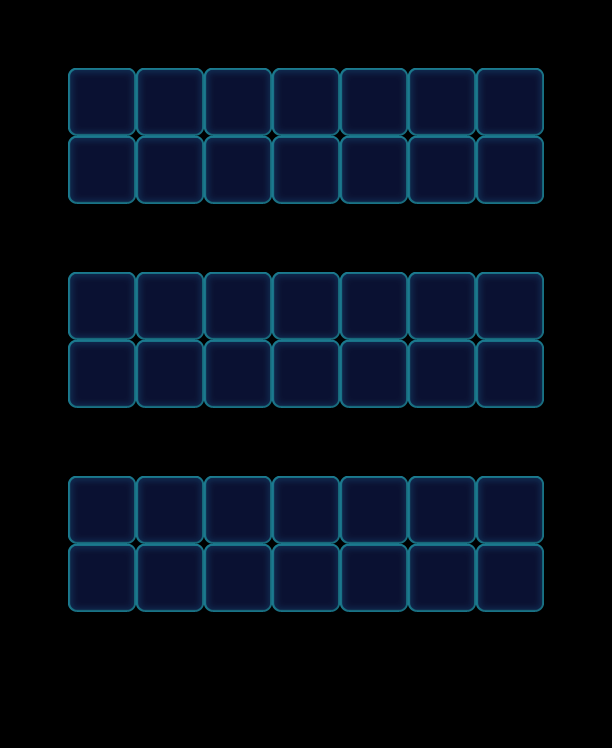

Rendered tile map (Tiled .tmx) drawn with the repository's tilesets; below, a short description and the map source with its tile grids summarised:
An orthogonal 9x11 tile map with 68x68 px tiles, 1 tile layer (Valid), 2 tilesets and 49 objects (38x Monster, 7x Factory_Normal, 4x Flower).

<map version="1.0" orientation="orthogonal" width="9" height="11" tilewidth="68" tileheight="68">
 <properties>
  <property name="Connect" value="18,11,1|28,21,1|38,31,1|48,41,1|58,51,1|68,61,1|78,71,1|12,14,1|22,24,1|32,34,1|42,44,1|52,54,1|62,64,1|72,74,1" />
 </properties>
 <tileset firstgid="1" name="game_grid1" tilewidth="68" tileheight="68">
  <image source="game_grid1.png" width="68" height="68" />
 </tileset>
 <tileset firstgid="2" name="map" tilewidth="68" tileheight="68">
  <image source="map.png" width="1024" height="1024" />
 </tileset>
 <layer name="Valid" width="9" height="11">
  <data>[99 cells, 42 non-empty, 1 distinct tile ids]</data>
 </layer>
 <objectgroup name="BottomObj" width="9" height="11" />
 <objectgroup name="MiddleObj" width="9" height="11">
  <object type="Flower" gid="4" x="136" y="340">
   <properties>
    <property name="FlowerLevel" value="0" />
   </properties>
  </object>
  <object name="Monster" type="Monster" gid="4" x="68" y="340">
   <properties>
    <property name="Color" value="Orange" />
   </properties>
  </object>
  <object name="65" type="Monster" gid="19" x="340" y="408">
   <properties>
    <property name="Color" value="Yellow" />
   </properties>
  </object>
  <object name="Monster" type="Monster" gid="4" x="340" y="204">
   <properties>
    <property name="Color" value="Orange" />
   </properties>
  </object>
  <object name="32" type="Monster" gid="2" x="204" y="340">
   <properties>
    <property name="Color" value="Blue" />
   </properties>
  </object>
  <object name="65" type="Monster" gid="19" x="204" y="408">
   <properties>
    <property name="Color" value="Yellow" />
   </properties>
  </object>
  <object name="32" type="Monster" gid="2" x="68" y="204">
   <properties>
    <property name="Color" value="Blue" />
   </properties>
  </object>
  <object name="65" type="Monster" gid="19" x="136" y="204">
   <properties>
    <property name="Color" value="Yellow" />
   </properties>
  </object>
  <object name="Monster" type="Monster" gid="4" x="68" y="408">
   <properties>
    <property name="Color" value="Orange" />
   </properties>
  </object>
  <object name="32" type="Monster" gid="2" x="476" y="136">
   <properties>
    <property name="Color" value="Blue" />
   </properties>
  </object>
  <object name="Monster" type="Monster" gid="4" x="476" y="408">
   <properties>
    <property name="Color" value="Orange" />
   </properties>
  </object>
  <object name="65" type="Monster" gid="19" x="408" y="340">
   <properties>
    <property name="Color" value="Yellow" />
   </properties>
  </object>
  <object name="Monster" type="Monster" gid="4" x="476" y="204">
   <properties>
    <property name="Color" value="Orange" />
   </properties>
  </object>
  <object name="65" type="Monster" gid="19" x="68" y="136">
   <properties>
    <property name="Color" value="Yellow" />
   </properties>
  </object>
  <object name="65" type="Monster" gid="19" x="204" y="204">
   <properties>
    <property name="Color" value="Yellow" />
   </properties>
  </object>
  <object name="32" type="Monster" gid="2" x="408" y="136">
   <properties>
    <property name="Color" value="Blue" />
   </properties>
  </object>
  <object name="32" type="Monster" gid="2" x="272" y="204">
   <properties>
    <property name="Color" value="Blue" />
   </properties>
  </object>
  <object name="Monster" type="Monster" gid="4" x="340" y="136">
   <properties>
    <property name="Color" value="Orange" />
   </properties>
  </object>
  <object name="32" type="Monster" gid="2" x="272" y="408">
   <properties>
    <property name="Color" value="Blue" />
   </properties>
  </object>
  <object name="32" type="Monster" gid="2" x="272" y="544">
   <properties>
    <property name="Color" value="Blue" />
   </properties>
  </object>
  <object name="Monster" type="Monster" gid="4" x="136" y="544">
   <properties>
    <property name="Color" value="Orange" />
   </properties>
  </object>
  <object name="65" type="Monster" gid="19" x="408" y="544">
   <properties>
    <property name="Color" value="Yellow" />
   </properties>
  </object>
  <object name="32" type="Monster" gid="2" x="204" y="612">
   <properties>
    <property name="Color" value="Blue" />
   </properties>
  </object>
  <object name="32" type="Monster" gid="2" x="136" y="612">
   <properties>
    <property name="Color" value="Blue" />
   </properties>
  </object>
  <object name="Monster" type="Monster" gid="4" x="408" y="612">
   <properties>
    <property name="Color" value="Orange" />
   </properties>
  </object>
  <object name="Monster" type="Monster" gid="4" x="68" y="612">
   <properties>
    <property name="Color" value="Orange" />
   </properties>
  </object>
  <object name="65" type="Monster" gid="19" x="204" y="544">
   <properties>
    <property name="Color" value="Yellow" />
   </properties>
  </object>
  <object name="32" type="Monster" gid="2" x="476" y="612">
   <properties>
    <property name="Color" value="Blue" />
   </properties>
  </object>
  <object name="65" type="Monster" gid="19" x="340" y="544">
   <properties>
    <property name="Color" value="Yellow" />
   </properties>
  </object>
  <object type="Flower" gid="4" x="340" y="612">
   <properties>
    <property name="FlowerLevel" value="0" />
   </properties>
  </object>
  <object type="Flower" gid="4" x="204" y="136">
   <properties>
    <property name="FlowerLevel" value="0" />
   </properties>
  </object>
  <object type="Flower" gid="4" x="340" y="340">
   <properties>
    <property name="FlowerLevel" value="0" />
   </properties>
  </object>
  <object name="Monster" type="Monster" gid="4" x="272" y="612">
   <properties>
    <property name="Color" value="Orange" />
   </properties>
  </object>
  <object name="32" type="Monster" gid="2" x="68" y="544">
   <properties>
    <property name="Color" value="Blue" />
   </properties>
  </object>
  <object name="65" type="Monster" gid="19" x="476" y="340">
   <properties>
    <property name="Color" value="Yellow" />
   </properties>
  </object>
  <object name="32" type="Monster" gid="2" x="476" y="544">
   <properties>
    <property name="Color" value="Blue" />
   </properties>
  </object>
  <object name="32" type="Monster" gid="2" x="136" y="136">
   <properties>
    <property name="Color" value="Blue" />
   </properties>
  </object>
  <object name="65" type="Monster" gid="19" x="408" y="204">
   <properties>
    <property name="Color" value="Yellow" />
   </properties>
  </object>
  <object name="32" type="Monster" gid="2" x="136" y="408">
   <properties>
    <property name="Color" value="Blue" />
   </properties>
  </object>
  <object name="32" type="Monster" gid="2" x="408" y="408">
   <properties>
    <property name="Color" value="Blue" />
   </properties>
  </object>
  <object name="32" type="Monster" gid="2" x="272" y="340">
   <properties>
    <property name="Color" value="Blue" />
   </properties>
  </object>
  <object name="65" type="Monster" gid="19" x="272" y="136">
   <properties>
    <property name="Color" value="Yellow" />
   </properties>
  </object>
 </objectgroup>
 <objectgroup color="#000000" name="TopObj" width="9" height="11">
  <object name="10" type="Factory_Normal" x="68" y="408" width="68" height="68">
   <properties>
    <property name="FactoryColorsConfig" value="Blue,Yellow,Orange" />
   </properties>
  </object>
  <object name="10" type="Factory_Normal" x="136" y="408" width="68" height="68">
   <properties>
    <property name="FactoryColorsConfig" value="Blue,Yellow,Orange" />
   </properties>
  </object>
  <object name="10" type="Factory_Normal" x="204" y="408" width="68" height="68">
   <properties>
    <property name="FactoryColorsConfig" value="Blue,Yellow,Orange" />
   </properties>
  </object>
  </objectgroup>
</map>
<!-- 4 of 49 objects omitted -->
